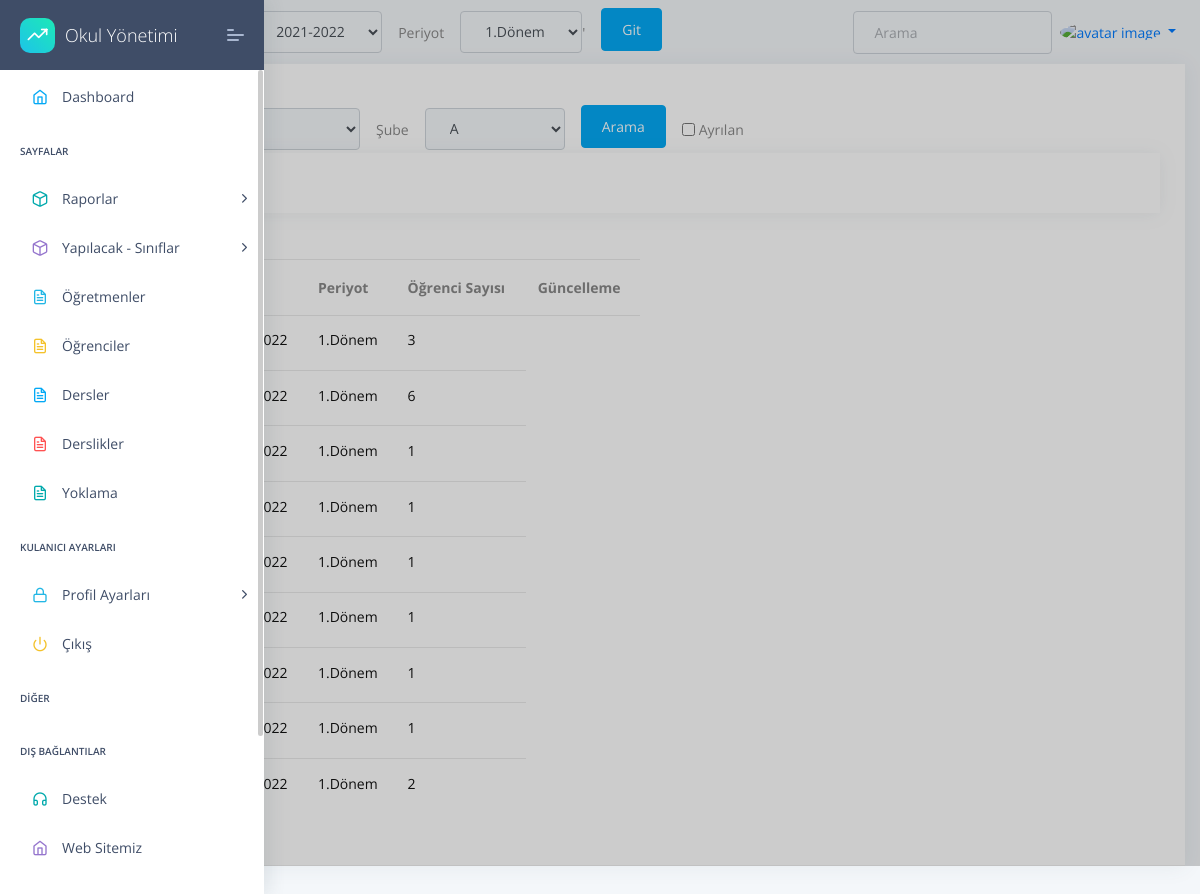
The app's page /classes/assign/ with its own data.
### apps/student/models.py (models this page shows, shortened)
class StudentList(models.Model):
    className=models.ForeignKey(Classes,on_delete=models.CASCADE)
    session=models.ForeignKey(Session,on_delete=models.CASCADE)
    periods=models.ForeignKey(Period,on_delete=models.CASCADE)
    seating_arrangement=models.CharField(max_length=10000,default=" / / / / / / / / / / / / / / / / / / / / / / / ")
    students=models.ManyToManyField(Student,blank=True)
    mainteacher=models.ForeignKey(Profil,on_delete=models.CASCADE,blank=True,verbose_name="Sınıf Öğretmeni",related_name='teacher')
    class Meta:
        ordering = ('className',"session","periods",)

### apps/home/models.py (models this page shows)
class Period(models.Model):
    period=models.CharField(max_length=10,default="1.Dönem",unique=True)
    active=models.BooleanField(default=False)
    def __str__(self):
      return self.period

### apps/classes/views.py (the view)
# urls.py: path('assign/',views.StudentListDetailView.as_view(), name='classes-detail'),
class StudentListDetailView(ListView):
    model = StudentList
    template_name="clasess/cls-list.html"
    def get_context_data(self, **kwargs):
        context = super().get_context_data(**kwargs)
        context['classLevels']=ClassLevels.objects.all()
        context['sessions']=Session.objects.all()
        context['periods']=Period.objects.all()
        context['classNames']=ClassNames.objects.all()
        context['studentlist']=StudentList.objects.all()
        return context
    def get_queryset(self):
        queryset = {"studentlist": StudentList.objects.all()}
        sessionUpdate(self.request)
        session=Session.objects.get(active=True)
        period=Period.objects.get(active=True)
        className = self.request.GET.get("className")
        classLevel = self.request.GET.get("classLevel")
        query={}
        if className!="0" and className!=None:
            query['className__className__name__contains']=className
        else:
            query['className__className__name__contains']=""
        if classLevel!="0" and classLevel!=None:
            query['className__level__level__contains']=classLevel
        else:
            query['className__level__level__contains']=""
        query["session__session__contains"]=session
        query["periods__period__contains"]=period
        try:
            queryset = {"studentlist": StudentList.objects.filter(**query)}
        except:
            print("sorgu hatası")
        return queryset

### apps/classes/models.py (called while the page is built)
    def __str__(self):
        return self.level

    def __str__(self):
        return self.name

    def __str__(self):
        return self.level.level+self.className.name

### apps/home/models.py (called while the page is built)
    def __str__(self):
      return self.session

### apps/templates/clasess/cls-list.html (shortened to what this page needs)
{% extends "layouts/base.html" %}
{% block content %}
<div class="col-xl-12 col-md-6">
    <div class="card ">
        <div class="card-header">
            <h5>Liste Tablosu</h5>
            {% include 'student/filter.html' %}
        </div>
        <div class="row">
            <div class="col">
                <div class="card card-body">
                </div>
            </div>
        </div>
        <div class="card-block px-0 py-3 col-md-6">
            <div class="table-responsive">
                <table class="table table-hover">
                    <thead>
                        <tr>
                            <th scope="col">Sınıf Adı</th>
                            <th scope="col">Sezon</th>
                            <th scope="col">Periyot</th>
                            <th scope="col">Öğrenci Sayısı</th>
                            <th scope="col">Güncelleme</th>
                        </tr>
                    </thead>
                    <tbody>
                        {% for studentlist in object_list.studentlist %}
                        <tr class="unread">
                            <td title="Sınıf">
                                <h6 class="mb-1">{{studentlist.className}} </h6>
                            </td>
                            <td title="Sezon">
                                <h6 class="mb-1">{{studentlist.session}} </h6>
                            </td>
                            <td title="Period">
                                <h6 class="mb-1">{{studentlist.periods}} </h6>
                            </td>
                            <td title="Period">
                                <h6 class="mb-1">{{studentlist.students.count}} </h6>
                            </td>
                        </tr>
                        {% endfor %}
                    </tbody>
                </table>
            </div>
        </div>
    </div>
</div>
{% endblock content %}

### records on screen
StudentList: periods "1.Dönem", students.count "3"
StudentList: periods "1.Dönem", students.count "6"
StudentList: periods "1.Dönem", students.count "1"
StudentList: periods "1.Dönem", students.count "1"
StudentList: periods "1.Dönem", students.count "1"
StudentList: periods "1.Dönem", students.count "1"
StudentList: periods "1.Dönem", students.count "1"
StudentList: periods "1.Dönem", students.count "1"
StudentList: periods "1.Dönem", students.count "2"

### other values on screen
form field sessionID "2021-2022"
form field periodID "1.Dönem"
form field classLevel "9"
form field className "A"
